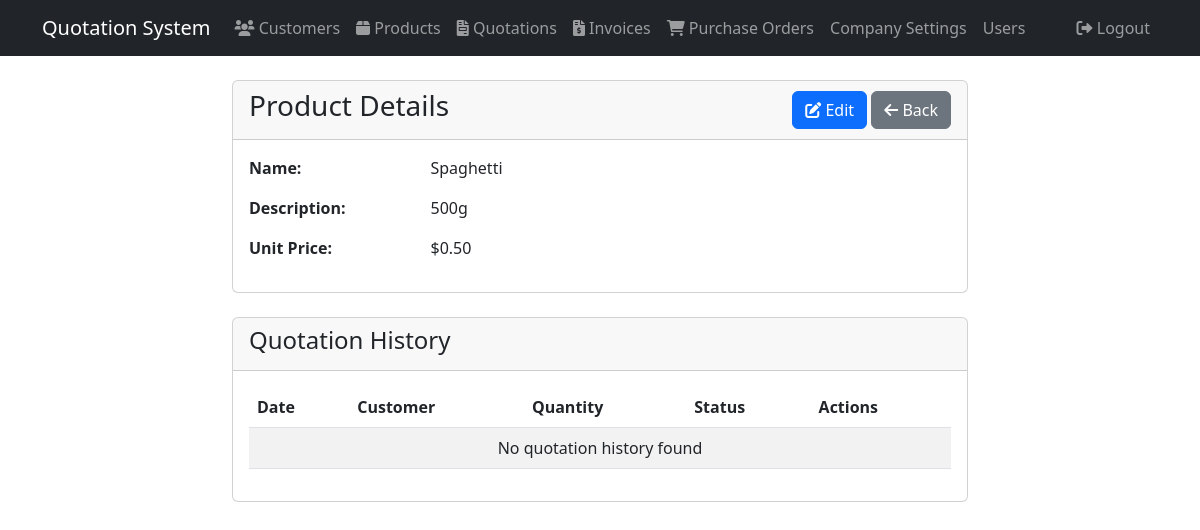
Page /products/1 (signed in) on the committed database.
### models.py (models this page shows)
class Product(db.Model):
    id = db.Column(db.Integer, primary_key=True)
    name = db.Column(db.String(100), nullable=False)
    description = db.Column(db.Text, nullable=True)
    unit_price = db.Column(db.Float, nullable=False)
    company_id = db.Column(db.Integer, db.ForeignKey('company.id'), nullable=False)
    company = db.relationship('Company', backref=db.backref('products', lazy=True))

### app.py (the view)
@app.route('/products/<int:id>')
@login_required
def view_product(id):
    product = Product.query.filter_by(id=id, company_id=current_user.company_id).first_or_404()
    return render_template('products/view.html', product=product)

### app.py (called while the page is built)
@login_manager.user_loader
def load_user(user_id):
    return User.query.get(int(user_id))

### templates/products/view.html
{% extends "base.html" %}
{% block content %}
<div class="row justify-content-center">
    <div class="col-md-8">
        <div class="card">
            <div class="card-header d-flex justify-content-between align-items-center">
                <h3>Product Details</h3>
                <div>
                    <a href="{{ url_for('edit_product', id=product.id) }}" class="btn btn-primary">
                        <i class="fas fa-edit"></i> Edit
                    </a>
                    <a href="{{ url_for('list_products') }}" class="btn btn-secondary">
                        <i class="fas fa-arrow-left"></i> Back
                    </a>
                </div>
            </div>
            <div class="card-body">
                <div class="row mb-3">
                    <div class="col-md-3 fw-bold">Name:</div>
                    <div class="col-md-9">{{ product.name }}</div>
                </div>
                <div class="row mb-3">
                    <div class="col-md-3 fw-bold">Description:</div>
                    <div class="col-md-9">{{ product.description or 'N/A' }}</div>
                </div>
                <div class="row mb-3">
                    <div class="col-md-3 fw-bold">Unit Price:</div>
                    <div class="col-md-9">${{ "%.2f"|format(product.unit_price) }}</div>
                </div>
            </div>
        </div>
        <div class="card mt-4">
            <div class="card-header">
                <h4>Quotation History</h4>
            </div>
            <div class="card-body">
                <div class="table-responsive">
                    <table class="table table-striped">
                        <thead>
                            <tr>
                                <th>Date</th>
                                <th>Customer</th>
                                <th>Quantity</th>
                                <th>Status</th>
                                <th>Actions</th>
                            </tr>
                        </thead>
                        <tbody>
                            {% for item in product.quotation_items %}
                            <tr>
                                <td>{{ item.quotation.date.strftime('%Y-%m-%d') }}</td>
                                <td>{{ item.quotation.customer.name }}</td>
                                <td>{{ item.quantity }}</td>
                                <td>
                                    <span class="badge bg-{{ 'success' if item.quotation.status == 'approved' else 'warning' }}">
                                        {{ item.quotation.status }}
                                    </span>
                                </td>
                                <td>
                                    <a href="{{ url_for('view_quotation', id=item.quotation.id) }}" class="btn btn-sm btn-info">
                                        <i class="fas fa-eye"></i>
                                    </a>
                                </td>
                            </tr>
                            {% else %}
                            <tr>
                                <td colspan="5" class="text-center">No quotation history found</td>
                            </tr>
                            {% endfor %}
                        </tbody>
                    </table>
                </div>
            </div>
        </div>
    </div>
</div>
{% endblock %}

### rows in the picture
Product: name "Spaghetti", description "500g", unit_price "0.50"
